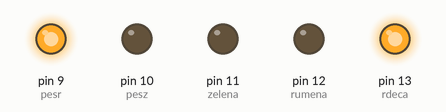
Bench run of a sketch on a simulated Arduino Uno, built with avr-gcc and run on an emulated ATmega328P. Parts: output pins drawn as LEDs (lit = HIGH).

Above: at 0.5 s.
At 3.5 s:
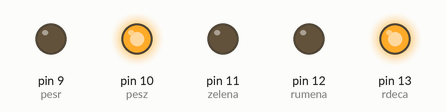
At 7.4 s:
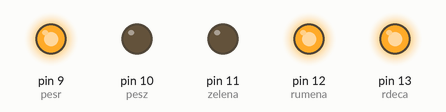
At 11.3 s:
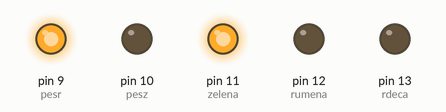
At 15.3 s:
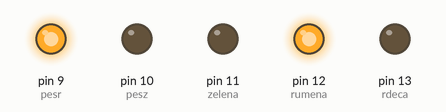
Timing chart, 0 to 20.5 s (numbered marks = the images above):
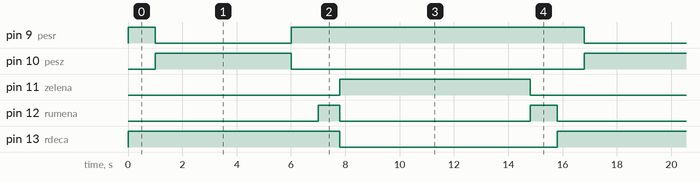

The sketch:

avtomatski_semafor.ino
```cpp
#define zelena 11
#define rumena 12
#define rdeca 13
#define pesz 10
#define pesr 9

void setup() {
  // put your setup code here, to run once:
  pinMode(13, OUTPUT);
  pinMode(12, OUTPUT);
  pinMode(11, OUTPUT);
  pinMode(10, OUTPUT);
  pinMode(9, OUTPUT);
}

void loop() {
  // put your main code here, to run repeatedly:
  digitalWrite(rdeca, HIGH);
  digitalWrite(pesr, HIGH);
  delay(1000);
  digitalWrite(pesz, HIGH);
  digitalWrite(pesr, LOW);
  delay(5000);
  digitalWrite(pesr, HIGH);
  digitalWrite(pesz, LOW);
  delay(1000);
  digitalWrite(rumena, HIGH);
  delay(800);
  digitalWrite(rdeca, LOW);
  digitalWrite(rumena, LOW);
  digitalWrite(zelena, HIGH);
  delay(7000);
  digitalWrite(zelena, LOW);
  digitalWrite(rumena, HIGH);
  delay(1000);
  digitalWrite(rumena, LOW);
}
```

Measured:
- by itself, pin 9 (pesr): repeats every 15.8 s: LOW 5.0 s, HIGH 10.8 s
- by itself, pin 10 (pesz): alternates HIGH for 5.0 s and LOW for 10.8 s
- by itself, pin 11 (zelena): alternates HIGH for 7.0 s and LOW for 8.8 s
- by itself, pin 12 (rumena): repeats every 15.8 s: LOW 7.0 s, HIGH 1.0 s, LOW 7.0 s, HIGH 0.80 s
- by itself, pin 13 (rdeca): alternates HIGH for 7.8 s and LOW for 8.0 s
